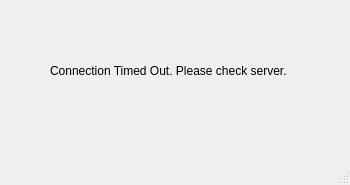
<?xml version="1.0" encoding="UTF-8"?>
<ui version="4.0">
 <class>MainWindow</class>
 <widget class="QMainWindow" name="MainWindow">
  <property name="geometry">
   <rect>
    <x>0</x>
    <y>0</y>
    <width>350</width>
    <height>185</height>
   </rect>
  </property>
  <property name="windowTitle">
   <string>MainWindow</string>
  </property>
  <widget class="QWidget" name="centralwidget">
   <widget class="QLabel" name="label">
    <property name="geometry">
     <rect>
      <x>50</x>
      <y>40</y>
      <width>261</width>
      <height>61</height>
     </rect>
    </property>
    <property name="text">
     <string>Connection Timed Out. Please check server.</string>
    </property>
   </widget>
  </widget>
  <widget class="QMenuBar" name="menubar">
   <property name="geometry">
    <rect>
     <x>0</x>
     <y>0</y>
     <width>350</width>
     <height>26</height>
    </rect>
   </property>
  </widget>
  <widget class="QStatusBar" name="statusbar"/>
 </widget>
 <resources/>
 <connections/>
</ui>
